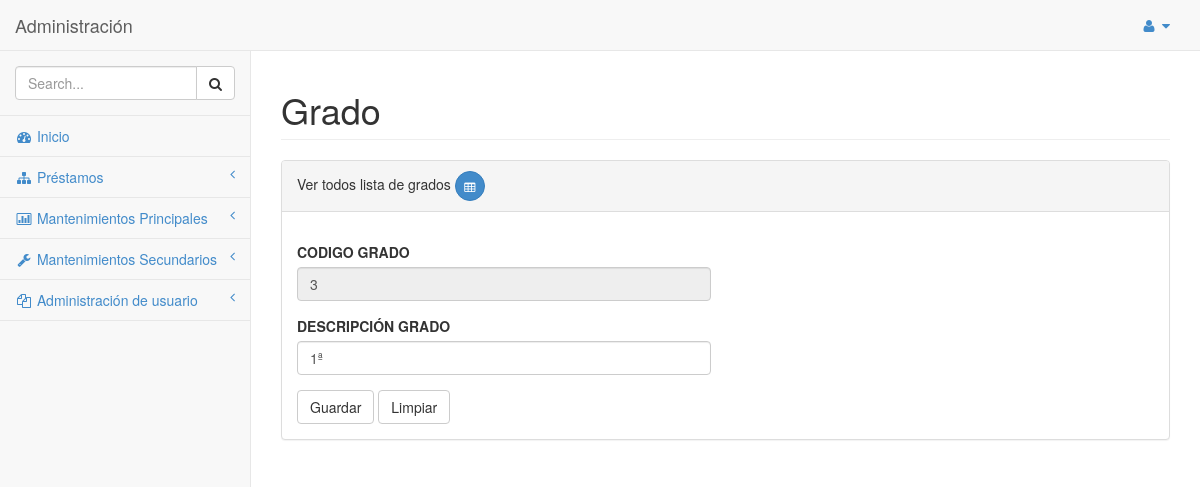
Page /SYSTEM/library_system/mantenimientos/secundarios/grado_nuevo.php?codigo=3 (signed in) on the earlier database version.
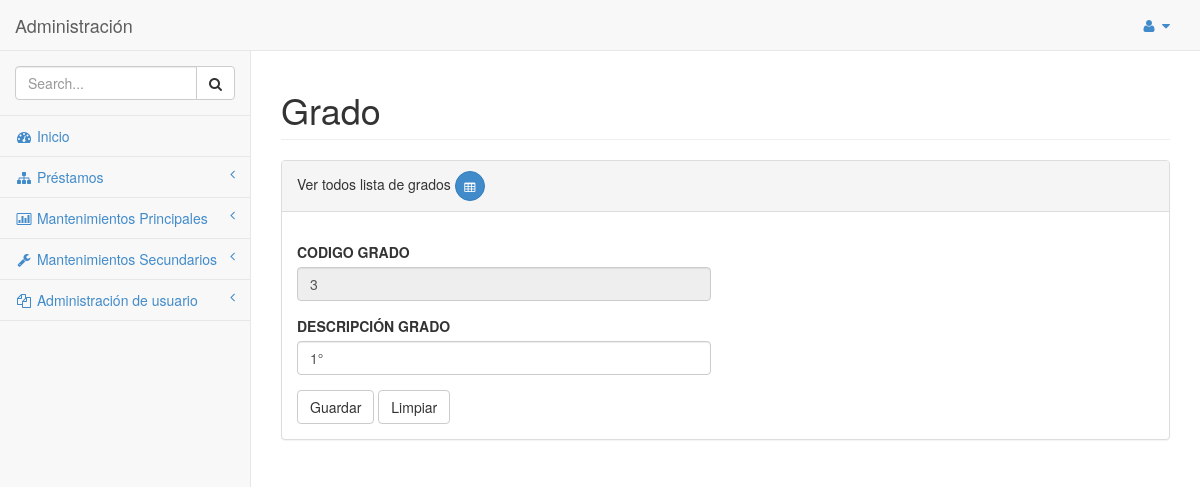
Same page on the later database version.
### tables this page shows
CREATE TABLE `grado` (
  `CODIGO_GRADO` int(11) NOT NULL,
  `DESCRIPCION_GRADO` varchar(100) DEFAULT NULL
);

### SYSTEM/library_system/clases/conexion/clDML.php (called while the page is built, shortened)
<?php
class clDML
{
    public function conectar($hostname, $username,$password, $database){
        $mysqli = new mysqli($hostname, $username,$password, $database);
        if ($mysqli -> connect_errno) {
        die( "Fallo la conexión a MySQL: (" . $mysqli -> mysqli_connect_errno()
        . ") " . $mysqli -> mysqli_connect_error());
        return $mysqli;
        }
        else{
            return $mysqli;
        }
    }
    public function get_list($query)
    {
        $connection = $this->conectar(DB_HOST,DB_USER,DB_PASS,DB_NAME,DB_CHARSET);
        $result = $connection->query($query);
        if($result){
            $users = $result->fetch_all(MYSQLI_ASSOC);
        }else{
            $users = [];
        }
        return $users;
    }
}
?>

### SYSTEM/library_system/clases/conexion/mto_grado.php (called while the page is built, shortened)
<?php
require_once "clDML.php";
class mto_grado extends clDML
{
    public function getgradoByCod($id)
    {
        $query = "SELECT * FROM GRADO WHERE CODIGO_GRADO = '".$id."'";
        $conn = new clDML();
        $users = $conn->get_list($query);
        return $users;
    }
}
?>

### SYSTEM/library_system/mantenimientos/secundarios/grado_nuevo.php (the view, shortened to what the changed rows need)
<?php
require_once "../../clases/conexion/mto_grado.php";
include_once '../../clases/login.php';
if(isset($_SESSION['usr']) && isset($_SESSION['cod_usr'])){
   $clMto_grado = new mto_grado();
$desc_grado = "";
$id = "";
if(isset($_POST['guardar'])){
    if(isset($_POST['descripcion']) && !empty($_POST['descripcion'])){
        $desc_grado = $_POST['descripcion'];
        $tipo_movimiento = $_POST['guardar'];
        if($tipo_movimiento == 2){
            $id = $_POST['id'];
            $tipo_movimiento = 2;
            $estado = $clMto_grado->modificar_grado($id,$desc_grado);
            $mensaje = "Modificado satisfactoriamente";
        }else{
            $tipo_movimiento = 1;
            $estado = $clMto_grado->guardar_grado($desc_grado);
            $mensaje = "Guardado satisfactoriamente";
        }
        if(!$estado){
            $mensaje = "Hubo algun error";
            $tipo_movimiento = 3;
        }
    }else{
        $mensaje = "Datos no son válidos.";
        $tipo_movimiento = 3;
    }
}elseif (isset($_GET['codigo'])) {
    $codigo = htmlspecialchars($_GET['codigo']);
    $list = $clMto_grado->getgradoByCod($codigo);
    if (count($list) > 0) {
        foreach ($list as $row):
        $id = $row['CODIGO_GRADO'];
        $desc_grado = $row['DESCRIPCION_GRADO'];
        endforeach;
    }else{
        $tipo_movimiento = 0;
        $mensaje = "No existe ese código";
    }
}else{
    $tipo_movimiento = 1;
}
}else{
    header('location: ../../login.php');
}
?>
<!DOCTYPE html>
<html>
<head>
    <link href="../../css/bootstrap.min.css" rel="stylesheet">
    <link href="../../font-awesome/css/font-awesome.css" rel="stylesheet">
    <link href="../../css/sb-admin.css" rel="stylesheet">
</head>
<body>
    <div id="wrapper">
        <nav class="navbar navbar-default navbar-fixed-top" role="navigation" style="margin-bottom: 0">
            <div class="navbar-header">
                <a class="navbar-brand" href="index.html">Administración</a>
            </div>
        </nav>
        <div id="page-wrapper">
            <div class="row">
                <div class="col-lg-12">
                    <h1 class="page-header">Grado</h1>
                </div>
            </div>
            <div class="row">
                <div class="col-lg-12">
                    <div class="panel panel-default">
                        <div class="panel-body">
                            <div class="row">
                                <div class="col-lg-6">
                                    <form role="form" action="grado_nuevo.php" method="POST">
                                        <div class="form-group">
                                            <label >CODIGO GRADO</label>
                                            <input name="id" class="form-control" value="<?php echo $id; ?>" readonly>
                                        </div>
                                        <div class="form-group">
                                            <label>DESCRIPCIÓN GRADO</label>
                                            <input name="descripcion" required class="form-control" value="<?php echo $desc_grado; ?>" placeholder="Descripción detallada">
                                        </div>
                                    </form>
                                </div>
                            </div>
                        </div>
                    </div>
                </div>
            </div>
        </div>
    </div>
</body>
</html>

Differences in the rows shown:
changed grado id 3: descripcion "1ª" → "1°"
